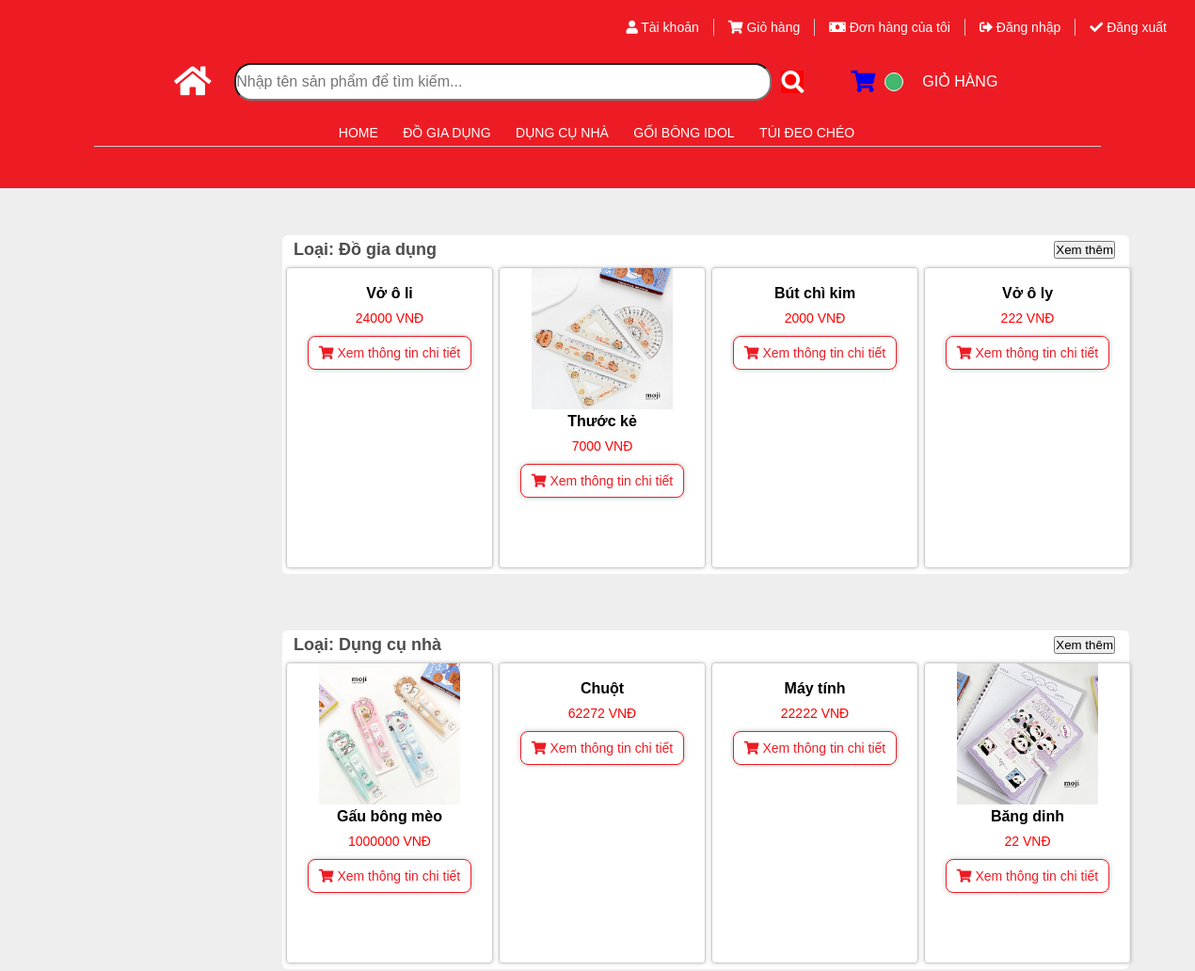
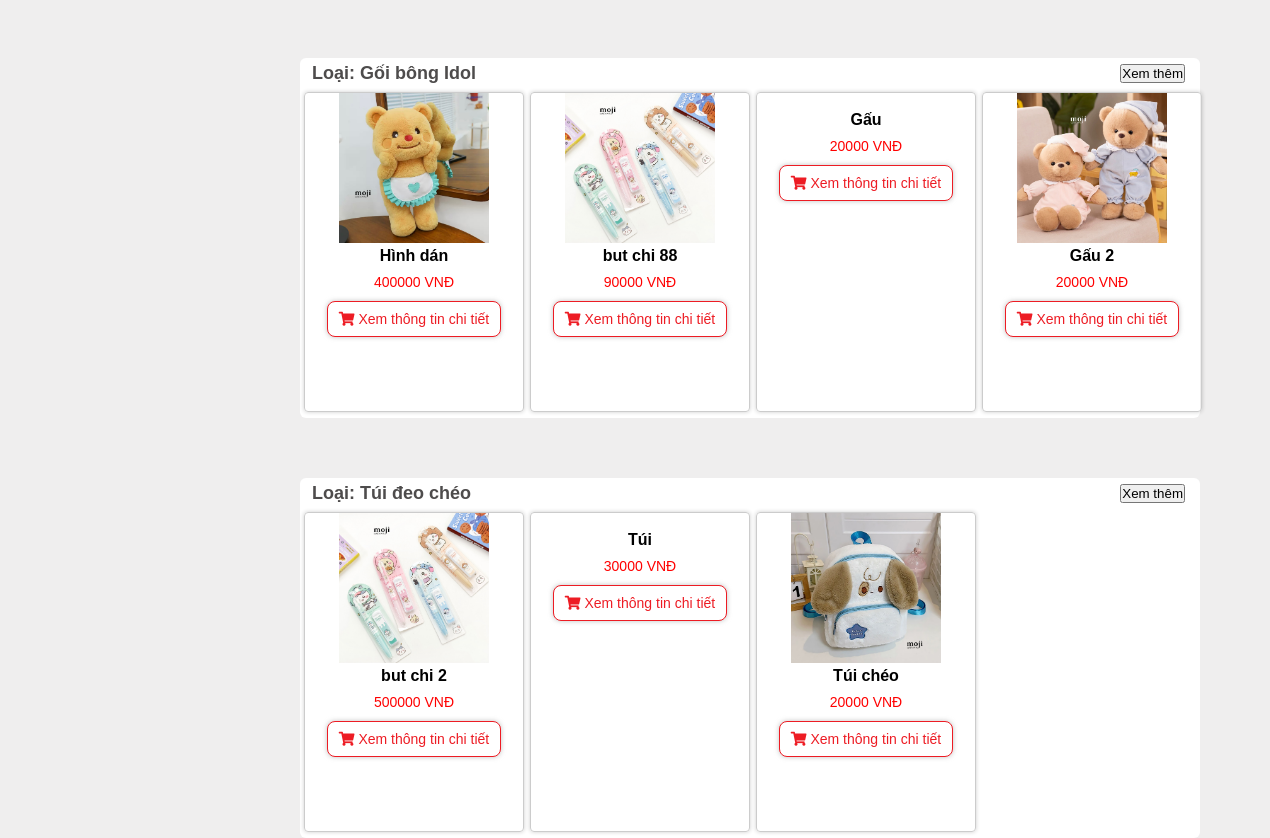
The page /HomeUser/ on the database its author committed (2 pictures, top to bottom).
### tables this page shows
CREATE TABLE `tbl_loai_sp` (
  `id_loaisp` int(11) NOT NULL,
  `tenloaisp` varchar(255) NOT NULL
);

CREATE TABLE `tblsanpham` (
  `id_sanpham` int(11) NOT NULL,
  `tensp` varchar(255) NOT NULL,
  `loaisp_id` int(11) NOT NULL,
  `giasp` float NOT NULL,
  `khuyenmai` float NOT NULL,
  `anhsp` varchar(255) NOT NULL,
  `soluong` int(11) NOT NULL,
  `chitiet_sp` text NOT NULL,
  `id_NCC` int(11) NOT NULL
);

### mvc/core/Controller.php (called while the page is built, shortened)
<?php
    class Controller{
        public function viewUser($view, $data=[], $dataheader = []){
            require_once "./mvc/views/Customer/".$view.".php";
        }
    }
?>

### mvc/controllers/HomeUser.php (called while the page is built, shortened)
<?php
class HomeUser extends Controller
{
    function SayHi(){
        $this->Show();
    }
    function Show()
    {
        $sanphamusermodel = $this->model("SanPhamUserModel");
        $Loai = $sanphamusermodel->ListCategories();
        $Sp = [];
        while ($row = mysqli_fetch_assoc($Loai)) {
            $listProducts = $sanphamusermodel->ListProductByCategries($row['id_loaisp']);
            $Sp[] = [
                "Loai" => $row['tenloaisp'],
                "id_loaisp" =>   $row['id_loaisp'],
                "sanpham" => $listProducts
            ];
        }
        $this->viewUser("index", [
            "Sp" => $Sp
        ], [
            "loaisp" => $Loai
        ]);
    }
}

### mvc/core/App.php (called while the page is built, shortened)
<?php
class App{
    protected $action="SayHi";
    function __construct(){
        $arr = $this->UrlProcess();
        if( file_exists("./mvc/controllers/".$arr[0].".php") ){
            unset($arr[0]);
        }
        $this->controller = new $this->controller;
        $this->params = $arr?array_values($arr):[];
        call_user_func_array([$this->controller, $this->action], $this->params );
    }
    function UrlProcess(){
        if( isset($_GET["url"]) ){
            return explode("/", filter_var(trim($_GET["url"], "/")));
        }
    }
}
?>

### index.php (called while the page is built, shortened)
<?php
    $myApp = new App();
?>

### mvc/core/DB.php (called while the page is built, shortened)
<?php
    class DB{
        protected $servername = "localhost";
        protected $username = "root";
        protected $password = "";
        function __construct(){
            $this->con = mysqli_connect($this->servername, $this->username, $this->password);
        }
    }
?>

### mvc/models/SanPhamUserModel.php (called while the page is built, shortened)
<?php
class SanPhamUserModel extends DB {
    public function ListCategories(){
        $sql = "SELECT * FROM tbl_loai_sp";
        return $result = mysqli_query($this->con,$sql);
    }
    public function ListProductByCategries($id_loaisp){
        $sql = "SELECT * FROM tblsanpham WHERE loaisp_id='" . $id_loaisp . "'";
        return $result = mysqli_query($this->con,$sql);
    }
}
?>

### mvc/views/Customer/index.php (the view, shortened to what this page needs)
<?php
include 'header.php';
?>
    <?php
foreach ($data["Sp"] as $item) {
    echo "<div class='main-index'>
            <div class='table-sanpham'>
                <div class='header-product'>
                    <div class='info'><p>Loại: " . $item['Loai'] . "</p></div>
                    <div class='btnXemThem'>
                        <a href='/CHVanPhongPham/HomeUser/ShowByCategory" . $item['id_loaisp'] . "'>
                        <button>Xem thêm</button>
                        </a>
                    </div>
                </div>
                <table>
                    <tbody>
                        <tr>";
    $sanphamResult = $item['sanpham'];
    if (mysqli_num_rows($sanphamResult) > 0) {
        $count = 0;
        while ($row = mysqli_fetch_assoc($sanphamResult)) {
            $count++;
            echo "<td>
                    <div class='item-product'>
                        <a href='/CHVanPhongPham/HomeUser/ShowDetailProduct/" . $row['id_sanpham'] . "'>
                            <img src='../public/image/" . $row['anhsp'] . "' alt='' width='150px;'> <br>
                            <p class='item-tensp'>" . $row['tensp'] . "</p><br>
                            <span class='item-giasp'>" . $row['giasp'] . " VNĐ</span>
                            <button class='btn-addCart' name='btn-addCart'>
                                <i class='fas fa-shopping-cart'></i>
                                Xem thông tin chi tiết
                            </button>
                        </a>
                    </div>
                </td>";
            if ($count == 4) { break; }
        }
    } else {
        echo "<td colspan='4'>Không có sản phẩm nào.</td>";
    }
    echo "</tr>
            </tbody>
            </table>
            </div>
            </div>";
}
    ?>
</body>
</html>

### mvc/views/Customer/header.php (shortened to what this page needs)
<!DOCTYPE html>
<html lang="en">
<head>
    <link rel="stylesheet" href="https://pro.fontawesome.com/releases/v5.10.0/css/all.css">
    <link rel="stylesheet" href="http://localhost/CHVanPhongPham/public/css/header2.css">
    <link rel="stylesheet" href="http://localhost/CHVanPhongPham/public/css/main-index.css">
    <link rel="stylesheet" href="http://localhost/CHVanPhongPham/public/css/Search2.css">
</head>
<body>
    <div id="header">
        <div class="header-list1">
            <ul>
                <li>
                    <a href="#">
                        <i class="fas fa-user"></i>
                        Tài khoản
                    </a>
                </li>
                <li>
                    <a href="cart.php">
                        <i class="fas fa-shopping-cart"></i>
                        Giỏ hàng
                    </a>
                </li>
                <li>
                    <a href="/CHVanPhongPham/HomeController/myOrders">
                        <i class="fas fa-money-bill"></i>
                        Đơn hàng của tôi
                </li>
                <?php
                if ($_SESSION['ten_User'] == null) {
                    echo "<li>
                        <a href='/CHVanPhongPham/Login/login'>
                            <i class='fas fa-sign-out-alt'></i>
                            Đăng nhập
                        </a>
                        </li>";
                } else {
                    echo "<li>
                        " . $_SESSION['ten_User'] . "
                        </li>";
                }
                ?>
                <li>
                    <a href="/CHVanPhongPham/Login/login/">
                        <i class="fas fa-check"></i>
                        Đăng xuất
                    </a>
                </li>
            </ul>
        </div>
        <div class="header-list2">
            <div class="header-list2-icon">
                <a class="icon1" href="/CHVanPhongPham/HomeUser/"><i class="fas fa-home"></i></a>
            </div>
            <div class="header-list2-search">
                <form class="header-list2-search" method="post">
                    <input class="search" name="txt-search" type="text" placeholder="Nhập tên sản phẩm để tìm kiếm...">
                    <button class="btn-search" name="btn-search">
                        <i class="fas fa-search"></i>
                    </button>
                </form>
            </div>
            <div class="header-list2-cart">
                <a href="http://localhost/CHVanPhongPham/HomeController/viewCart"><i class="fas fa-shopping-cart"></i></a>
                <p class="info-cart">
                </p>
                <p class="name">GIỎ HÀNG</p>
            </div>
        </div>
        <div class="header-list3">
            <ul class="nav">
                <li class="loai-danhmuc"><a href="/CHVanPhongPham/HomeUser/">Home</a></li>
                <?php
                if (!empty($dataheader["loaisp"])) {
                    foreach ($dataheader["loaisp"] as $row) {
                ?>
                        <li class="loai-danhmuc">
                            <a href="/CHVanPhongPham/HomeUser/ShowByCategory/<?php echo $row['id_loaisp']; ?>">
                                <?php echo $row['tenloaisp']; ?>
                            </a>
                        </li>
                <?php
                    }
                }
                ?>
            </ul>
        </div>
    </div>

### public/css/header2.css (style rules this page uses)
* { padding: 0; margin: 0; box-sizing: border-box; }
html { font-size: 16px; font-family: Arial, Helvetica, sans-serif; color: #fff; }
ul { list-style: none; }
body { width: 1160px; height: 200px; text-align: center; display: inline-block; }
#header { height: 200px; background-color: rgb(237, 28, 36); position: fixed; top: 0; left: 0; right: 0; z-index: 1; }
.header-list1 { width: 100%; margin-top: 20px; margin-right: 60px; display: inline-block; }
.header-list1 ul { float: right; }
.header-list1 li { float: left; margin-right: 15px; border-right: #ccc solid 1px; padding-right: 15px; }
.header-list1 li:last-child { border: none; }
.header-list1 a { color: #fff; font-size: 14px; font-weight: 600px; text-decoration: none; }
.header-list2 { display: flex; height: 50px; align-items: center; margin: 0px 180px; margin-top: 20px; }
.header-list2 .icon1 { color: #fff; }
.header-list2 .header-list2-icon { color: #fff !important; font-size: 35px; flex-grow: 1; cursor: pointer; margin-right: 20px; }
.header-list2-search { display: flex; flex-grow: 6; width: 60%; align-items: center; }
.header-list2-search .search { font-size: 16px; width: 100%; height: 40px; border-radius: 18px; margin-right: 10px; }
.header-list2-search .btn-search { background-color: red; color: #fff; border: none; }
.header-list2-search .fa-search { font-size: 24px; cursor: pointer; }
.header-list2-cart { display: flex; flex-grow: 3; margin-left: 50px; align-items: center; }
.header-list2-cart .fa-shopping-cart { font-size: 23px; margin-right: 10px; cursor: pointer; }
.header-list2-cart .info-cart { width: 20px; height: 20px; line-height: 20px !important; background-color: #42b76d; font-size: 13px; border: #fff solid 1px; border-radius: 50%; margin-right: 20px; text-align: center; color: #fff; }
.header-list3 { display: block; margin: 0px 100px; border-bottom: #ccc 0.4px solid; margin-top: 20px; }
.header-list3 .nav { display: inline-block; margin-bottom: 5px; }
.header-list3 .nav .loai-danhmuc { display: inline-block; position: relative; padding: 0 10px; }
.nav .loai-danhmuc a { color: #fff; font-weight: 500; text-transform: uppercase; font-size: 14px; padding-bottom: 5px; margin-right: 2px; font-weight: 500; text-decoration: none; }

### public/css/main-index.css (style rules this page uses)
body { width: 1160px; margin: 0; background-color: #efeeee; }
.main-index { margin: 30px 180px; left: 120px !important; width: 900px; height: 360px; background-color: #fff; display: inline-block; position: relative; top: 200px; color: #000; border-radius: 6px; }
.table-sanpham { display: block; }
.header-product { position: relative; display: flex; padding: 10px; height: 30px; align-items: center; margin: 0 2px; }
.header-product .info { font-size: 14px; font-weight: 600; }
.header-product .btnXemThem { cursor: pointer; padding: 3px; font-size: 14px; position: absolute; right: 10px; }
.item-product { position: relative; font-size: 16px; border: #ccc solid 0.4px; box-shadow: 0 0 4px rgba(0,0,0,0.2); padding-bottom: 20px; border-radius: 4px; margin: 0px 2px 0 2px; }
.item-product a { text-decoration: none; }
.item-product .item-tensp { font-size: 16px; font-weight: 600; color: #000; }
.item-product .item-giasp { position: relative; top: -10px; font-size: 14px; color: red; margin-bottom: 20px; }
.item-product .btn-addCart { height: 36px; transition: all 0.35s ease-in-out 0s; border: 1px solid rgb(237, 28, 36); cursor: pointer; text-transform: inherit; font-weight: 500; border-radius: 8px; font-size: 14px; box-shadow: rgba(153, 153, 153, 0.6) 0px 0px 5px 0px; width: 80%; align-items: center; background-color: rgb(255, 255, 255); padding: 0px; color: rgb(237, 28, 36); overflow: hidden; }

### rows shown on the page
tbl_loai_sp: tenloaisp "ĐỒ GIA DỤNG", tenloaisp "Đồ gia dụng"
tbl_loai_sp: tenloaisp "DỤNG CỤ NHÀ", tenloaisp "Dụng cụ nhà"
tbl_loai_sp: tenloaisp "GỐI BÔNG IDOL", tenloaisp "Gối bông Idol"
tbl_loai_sp: tenloaisp "TÚI ĐEO CHÉO", tenloaisp "Túi đeo chéo"
tblsanpham: tensp "Vở ô li", giasp "24000"
tblsanpham: anhsp (picture), tensp "Thước kẻ", giasp "7000"
tblsanpham: tensp "Bút chì kim", giasp "2000"
tblsanpham: tensp "Vở ô ly", giasp "222"
tblsanpham: anhsp (picture), tensp "Gấu bông mèo", giasp "1000000"
tblsanpham: tensp "Chuột", giasp "62272"
tblsanpham: tensp "Máy tính", giasp "22222"
tblsanpham: anhsp (picture), tensp "Băng dinh", giasp "22"
tblsanpham: anhsp (picture), tensp "Hình dán", giasp "400000"
tblsanpham: anhsp (picture), tensp "but chi 88", giasp "90000"
tblsanpham: tensp "Gấu", giasp "20000"
tblsanpham: anhsp (picture), tensp "Gấu 2", giasp "20000"
tblsanpham: anhsp (picture), tensp "but chi 2", giasp "500000"
tblsanpham: tensp "Túi", giasp "30000"
tblsanpham: anhsp (picture), tensp "Túi chéo", giasp "20000"
